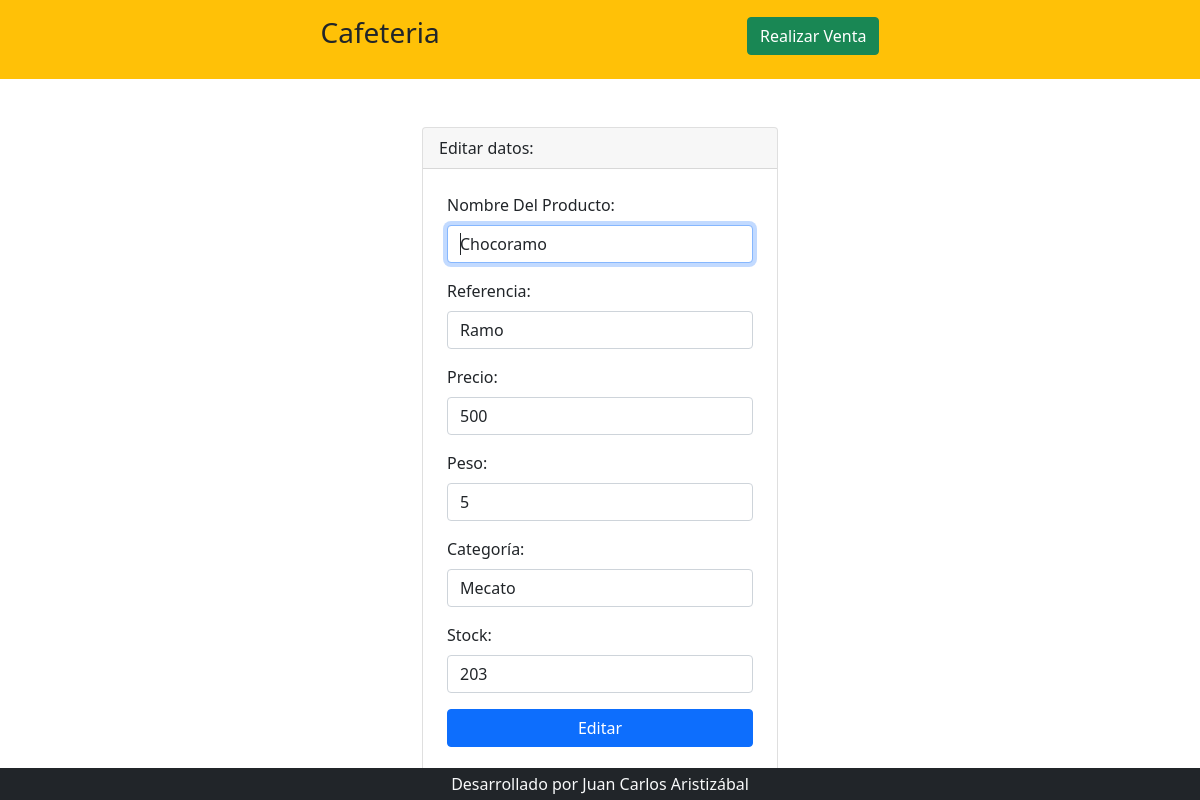
/editar.php?codigo=4, run on the app's committed database.
### tables this page shows
CREATE TABLE `productos` (
  `codigo` int(11) NOT NULL,
  `nombre_producto` varchar(200) DEFAULT NULL,
  `referencia` varchar(200) DEFAULT NULL,
  `precio` int(50) DEFAULT NULL,
  `peso` int(50) DEFAULT NULL,
  `categoria` varchar(200) DEFAULT NULL,
  `stock` int(50) DEFAULT NULL,
  `fecha_creacion` date DEFAULT NULL
);

### editar.php (the view, shortened to what this page needs)
<?php include 'template/header.php' ?>
<?php
    include_once 'model/conexion.php';
    $codigo = $_GET['codigo'];
    $sentencia = $bd->prepare("select * from productos where codigo = ?;");
    $sentencia->execute([$codigo]);
    $producto = $sentencia->fetch(PDO::FETCH_OBJ);
?>
<div class="container mt-5">
    <div class="row justify-content-center">
        <div class="col-md-4">
            <div class="card">
                <div class="card-header">
                    Editar datos:
                </div>
                <form class="p-4" method="POST" action="editarProceso.php">
                <div class="mb-3">
                        <label class="form-label">Nombre Del Producto: </label>
                        <input type="text" class="form-control" name="txtNombre" autofocus
                        value="<?php echo $producto->nombre_producto; ?>">
                    </div>
                    <div class="mb-3">
                        <label class="form-label">Referencia: </label>
                        <input type="text" class="form-control" name="txtReferencia" autofocus required
                        value="<?php echo $producto->referencia; ?>">
                    </div>
                    <div class="mb-3">
                        <label class="form-label">Precio: </label>
                        <input type="number" class="form-control" name="txtPrecio" autofocus required
                        value="<?php echo $producto->precio; ?>">
                    </div>
                    <div class="mb-3">
                        <label class="form-label">Peso: </label>
                        <input type="number" class="form-control" name="txtPeso" autofocus required
                        value="<?php echo $producto->peso; ?>">
                    </div>
                    <div class="mb-3">
                        <label class="form-label">Categoría: </label>
                        <input type="text" class="form-control" name="txtCategoria" autofocus required
                        value="<?php echo $producto->categoria; ?>">
                    </div>
                    <div class="mb-3">
                        <label class="form-label">Stock: </label>
                        <input type="number" class="form-control" name="txtStock" autofocus required
                        value="<?php echo $producto->stock; ?>">
                    </div>
                    <div class="d-grid">
                        <input type="submit" class="btn btn-primary" value="Editar">
                    </div>
                </form>
            </div>
        </div>
    </div>
</div>
<?php include 'template/footer.php' ?>

### data on the page
productos: txtNombre "Chocoramo", txtReferencia "Ramo", txtPrecio "500", txtPeso "5", txtCategoria "Mecato", txtStock "203"
